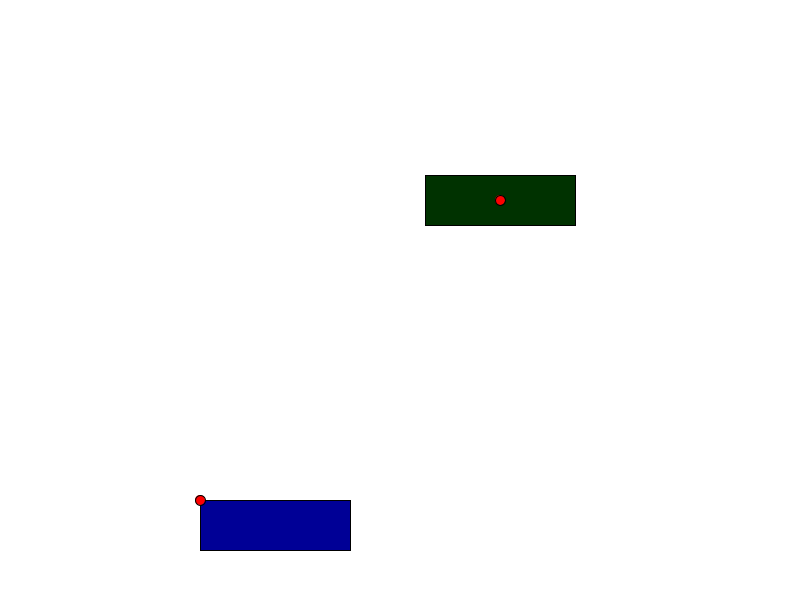
Frame 1 (no input)
Frame 60 (the mouse pressed at the canvas centre just before this capture): identical to frame 1, image omitted
Frame 120 (the mouse held since frame 60 and released just before this capture): identical to frame 1, image omitted

The Processing sketch that drew this single still picture (run headless with seeded random() and noise(); from frame 60 on, the mouse is pressed at the canvas centre):

// Processing sketch: sketch_150416d_button_mouseOver
// ── sketch_150416d_button_mouseOver.pde
color cBackground = color(255);

void setup(){
  size(800, 600);
  frameRate(60);
}

void draw(){
  background(cBackground);
  
  
  
  rectMode(CORNER);
  int xPos = 200;
  int yPos = 500;
  int w = 150;
  int h = 50;
  
  cBackground = color(255);
  
  if(mouseX > xPos && mouseX < xPos + w && mouseY > yPos && mouseY < yPos + h){
    fill(0, 0, 255);
    cBackground = color(0, 0, 255);
  } else{
    fill(0, 0, 150);
  }
  
  rect(xPos, yPos, w, h);
  
  fill(255, 0, 0);
  ellipse(xPos, yPos, 10, 10);
  
  
  
  rectMode(CENTER);
  
  xPos = 500;
  yPos = 200;
  w = 150;
  h = 50;
  
  if(mouseX > xPos - w/2 && mouseX < xPos + w/2 && mouseY > yPos -h/2 && mouseY < yPos + h/2){
    fill(0, 150,0);
    cBackground = color(0, 255, 0);
  } else{
    fill(0, 50, 0);
  }
  
  rect(xPos, yPos, w, h);
  
  fill(255, 0, 0);
  ellipse(xPos, yPos, 10, 10);
}
